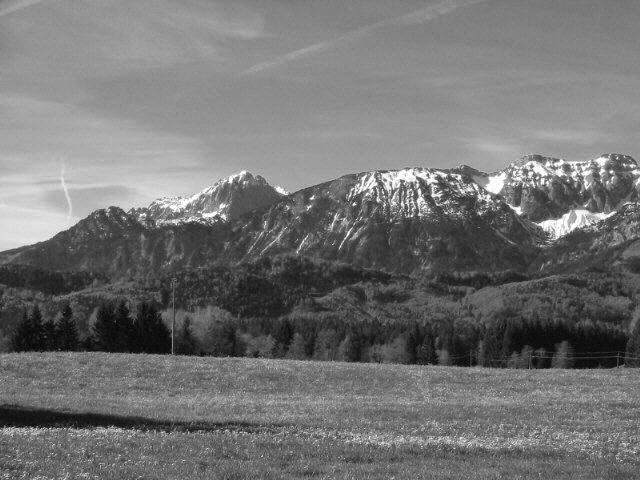
//> input picture sheet05/left.pgm, 640 x 480 px
$ ./exercise06 ../sheet05/left.pgm ../sheet05/right.pgm   (built with g++ and OpenCV 4)
//> lines starting //> are read from the running program, lines starting //| are printed output that depends on the picture
/**
 * Vorlesung: Bildbasierte Modellierung SS 2015
 * Professor: Prof. Dr.-Ing. Marcus Magnor
 * Betreuer: Felix Klose (klose@cg.cs.tu-bs.de)
 * Datum: 12.06.2015
 * Blatt: 6
 * Abgabe: Präsentation der bearbeiteten Aufgaben in der Übung am 19.06.2012.
 * URL: http://www.cg.cs.tu-bs.de/teaching/lectures/ss15/bbm/
 */

#include <ctime>
#include <vector>
#include <algorithm>
#include <limits>
#include <iostream>

#include <cv.h>
#include <highgui.h>

using namespace std;

class SimpleDisp {
public:
	static float calc(const cv::Mat &src1, const cv::Mat &src2, int x, int y, int dx, int w = 5, float lambda = 0 ) {
		if((x+dx) < 0 || (x+dx) >= src2.cols)
			return 0.0;
		const cv::Vec3f &v1 = src1.at<cv::Vec3f>(y,x);
		const cv::Vec3f &v2 = src2.at<cv::Vec3f>(y,x+dx);
		return abs(v1[0]-v2[0]) + abs(v1[1]-v2[1]) + abs(v1[2]-v2[2]);
	}
};

class SAD {
public:
	static float calc(const cv::Mat &src1, const cv::Mat &src2, int x, int y, int dx, int w = 5, float lambda = 0 ) {
		float val = 0;
		for(int i = -w/2; i <= w/2; ++i) {
			for(int j = -w/2; j <= w/2; ++j) {
				if(y+i < 0 || x+j < 0 || x+j+dx < 0 || y+i >= src1.rows || x+j >= src1.cols || x+j+dx >= src1.cols)
					continue;
				const cv::Vec3f &v1 = src1.at<cv::Vec3f>(y+i,x+j);
				const cv::Vec3f &v2 = src2.at<cv::Vec3f>(y+i,x+j+dx);
				val += abs(v1[0]-v2[0]) + abs(v1[1]-v2[1]) + abs(v1[2]-v2[2]);
			}
		}
		return val;
	}
};

class SSD {
public:
	static float calc(const cv::Mat &src1, const cv::Mat &src2, int x, int y, int dx, int w = 5, float lambda = 0 ) {
		float val = 0;
		for(int i = -w/2; i <= w/2; ++i) {
			for(int j = -w/2; j <= w/2; ++j) {
				if(y+i < 0 || x+j < 0 || x+j+dx < 0 || y+i >= src1.rows || x+j >= src1.cols || x+j+dx >= src1.cols)
					continue;
				const cv::Vec3f &v1 = src1.at<cv::Vec3f>(y+i,x+j);
				const cv::Vec3f &v2 = src2.at<cv::Vec3f>(y+i,x+j+dx);
				float v = abs(v1[0]-v2[0]) + abs(v1[1]-v2[1]) + abs(v1[2]-v2[2]);
				val += (v*v);
			}
		}
		return val;
	}
};

/**
* Test: || y -x ||²_2 + |Lß|_1
*/

class SmoothConstraint {
public:
	static cv::Mat smap;
	static float calc(const cv::Mat &src1, const cv::Mat &src2, int x, int y, int dx, int w = 5, float lambda = 0) {
		if((x+dx) < 0 || (x+dx) >= src2.cols)
			return 0.0;
		const cv::Vec3f &v1 = src1.at<cv::Vec3f>(y,x);
		const cv::Vec3f &v2 = src2.at<cv::Vec3f>(y,x+dx);

		float val =  abs(v1[0]-v2[0]) + abs(v1[1]-v2[1]) + abs(v1[2]-v2[2]);

		if(x-w/2 < 0 || x+w/2 >= src1.cols || x+dx-w/2 < 0 || x+dx+w/2 >= src2.cols || y-w/2 < 0 || y+w/2 >= src2.rows)
			return val;

		/*cv::Mat src1_wb, src2_wb;
		cv::copyMakeBorder(src1, src1_wb, w/2, w/2, w/2, w/2, IPL_BORDER_CONSTANT, cv::Scalar(0));
		cv::copyMakeBorder(src2, src2_wb, w/2, w/2, w/2, w/2, IPL_BORDER_CONSTANT, cv::Scalar(0));  */

		cv::Rect r1(x-w/2, y-w/2, w, w),
				 r2(x + dx - w/2, y - w/2, w, w);

		cv::Mat diff = src1(r1).clone()-src2(r2).clone();
		//apply laplacian operator
		cv::Laplacian(diff, diff, CV_32F, w);
		//apply l1 norm
		float t = lambda * (float)cv::norm(diff, CV_L1);
		val += t;

		SmoothConstraint::smap.at<float>(y,x) = t;

		return val;
	}
};
cv::Mat SmoothConstraint::smap = cv::Mat();

template<typename D>
void createDepthMap(const cv::Mat &src1, const cv::Mat &src2, cv::Mat &dst, int radius_from = -10, int radius_to = 10, int w = 5, float lambda = 0 ) {
	cv::Mat src1_clone = src1.clone();
	src1_clone.convertTo(src1_clone, CV_32FC3);
	cv::Mat src2_clone = src2.clone();
	src2_clone.convertTo(src2_clone, CV_32FC3);

	dst = cv::Mat(src1.rows, src1.cols, CV_32F);

	float min_value = numeric_limits<float>::infinity();
	float max_value = -numeric_limits<float>::infinity();

	for(int x = 0; x < src1.cols; ++x) {
		for(int y = 0; y < src1.rows; ++y) {

			float best_radius = 0;
			float min_error = numeric_limits<float>::infinity();
			// => rektifiziert, horizontal reicht?
			for(int rx = radius_from; rx <= radius_to; ++rx) {

				float d = D::calc(src1_clone, src2_clone, x, y, rx, w, lambda);

				if(d < min_error) {
					best_radius = rx;
					min_error = d;
				}
			}
			if(best_radius < min_value) min_value = best_radius;
			if(best_radius > max_value) max_value = best_radius;
			dst.at<float>(y,x) = best_radius;
		}
	}
	///scale map
	for(int x = 0; x < dst.cols; ++x) {
		for(int y = 0; y < dst.rows; ++y) {
			//dst.at<float>(y,x) /= max_dist;
			dst.at<float>(y,x) = 1.0f - (dst.at<float>(y,x) - min_value) / (max_value - min_value);
		}
	}
}

int main(int argc, char *argv[]) {
	if(argc<3){
		cout << "Usage: bbm6 <image-file-name1> <image-file-name2>" << endl;
		exit(0);
	}

	// create a window
	cvNamedWindow("Simple Depth", CV_WINDOW_AUTOSIZE);
	cvMoveWindow("Simple Depth", 100, 100);

	cvNamedWindow("SAD", CV_WINDOW_AUTOSIZE);
	cvMoveWindow("SAD", 100, 100);

	cvNamedWindow("SSD", CV_WINDOW_AUTOSIZE);
	cvMoveWindow("SSD", 100, 100);

	cvNamedWindow("Smooth", CV_WINDOW_AUTOSIZE);
	cvMoveWindow("Smooth", 100, 100);
	// load an image
	IplImage *img1 = cvLoadImage(argv[1]);
//> img1 is the input picture: 480 rows x 640 cols, CV_8UC3; min 7, max 255, mean 114.5
	IplImage *img2 = cvLoadImage(argv[2]);
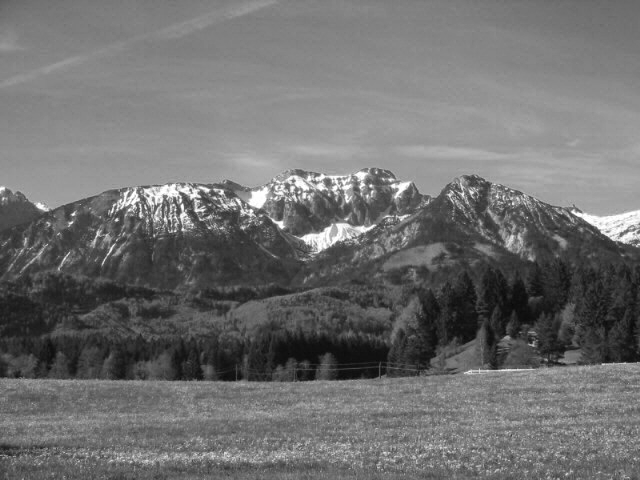
//> input picture sheet05/right.pgm, 640 x 480 px
//> img2 is the input picture: 480 rows x 640 cols, CV_8UC3; min 8, max 255, mean 111.5

	if(!img1 || !img2) {
		cout << "Could not load image file: " << argv[1] << " or " << argv[2] << endl;
		exit(1);
	}

	//Convert to suitable format
	IplImage* img1f = cvCreateImage(cvGetSize(img1), IPL_DEPTH_32F, img1->nChannels);
	IplImage* img2f = cvCreateImage(cvGetSize(img2), IPL_DEPTH_32F, img2->nChannels);

	cvConvertScale(img1, img1f, 1.0/255.0);
	cvConvertScale(img2, img2f, 1.0/255.0);

	//Create depth map
	//IplImage* depth = cvCreateImage(cvGetSize(img2), IPL_DEPTH_32F, 1);
	cv::Mat depth;
	/**
	 * Aufgabe: Erzeugen einer Tiefenkarte (10 Punkte)
	 *
	 * Es soll für ein Stereo-Bildpaar eine Tiefenkarte erzeugt werden.  Die beiden
	 * Bilder können als bereits rektifiziert angenommen werden.  Es ist also eine
	 * Disparität für jeden Pixel zu schätzen.  Der Suchradius soll dabei
	 * vorgegeben werden können.  Der Pixel in Bild 1 an der Position $\vec{x}_1$
	 * ist beschrieben durch einen Deskriptor $d_1(\vec{x}_1)$.  Für jeden Pixel
	 * $\vec{x}_2$ innerhalb des Suchradius muss nun der Deskriptor
	 * $d_2(\vec{x}_2)$ mit $d_1$ verglichen werden.  Verwende als Deskriptor
	 * zunächst einfach die Farbe des Pixels.  Zeige die erzeugte Tiefenkarte in
	 * einem Fenster an.
	 */

/* TODO */
        createDepthMap<SimpleDisp>(img1f,img2f,depth,-60,10);
//> after the loop in createDepthMap, `for(int x = 0; x < src1.cols; ++x)`:
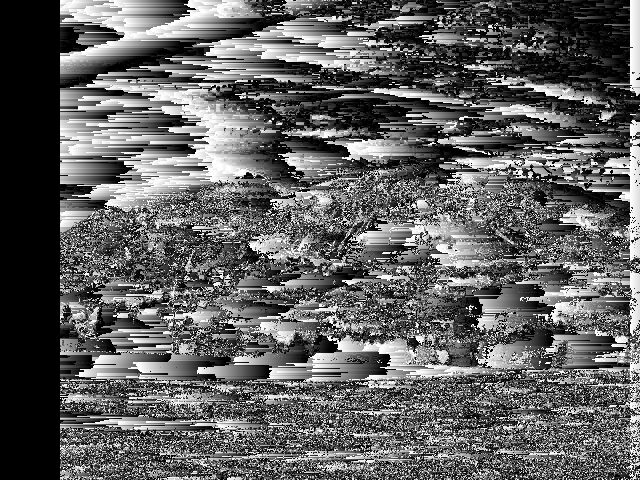
//> dst: 480 rows x 640 cols, CV_32FC1; min -60, max 10, mean -33.46; drawn with min black and max white
//> after the loop in createDepthMap, `for(int x = 0; x < src1.cols; ++x)`: min_value = -60; max_value = 10
//> after the loop in createDepthMap, `for(int x = 0; x < dst.cols; ++x)`:
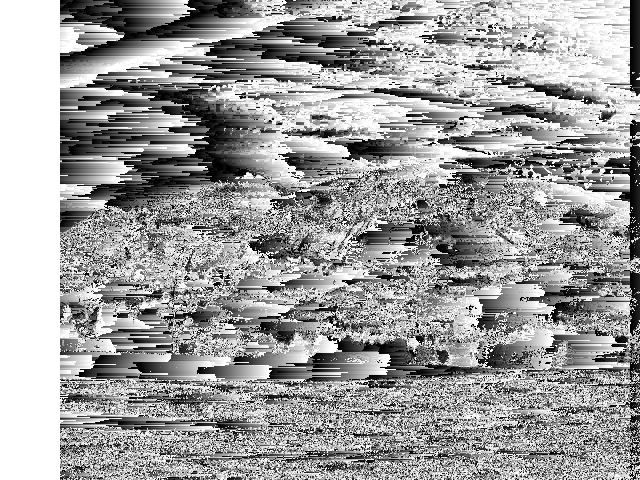
//> dst: 480 rows x 640 cols, CV_32FC1; min 0, max 1, mean 0.621
        cv::imshow("Simple Depth",depth);
	cv::waitKey(0);

	/**
	 * Aufgabe: Robustere Methoden (20 Punkte)
	 *
	 * In dieser Aufgabe soll die Tiefenschätzung robuster gegenüber Fehlern
	 * gemacht werden.  Hier ist Eure Kreativität gefragt.  Überlegt Euch wie die
	 * Disparität zuverlässiger bestimmt werden kann und implementiert Euren
	 * Ansatz.  Möglich wären zum Beispiel:
	 * - bessere Deskriptoren, etwa ein Fenster von mehreren Pixeln Breite
	 * - Regularisierung, d.h. benachbarte Pixel sollten ähnliche Tiefenwerte
	 *   haben, auch wenn dadurch die Deskriptor etwas weniger gut passen; dazu
	 *   könnte man beispielsweise mit der Lösung der ersten Aufgabe beginnen und
	 *   in einem zweiten Schritt die Disparitäten der Nachbarpixel in den
	 *   Deskriptor mit einbauen. Das Ganze würde man dann solange wiederholen, bis
	 *   sich nichts mehr ändert.
	 */

/* TODO */
	createDepthMap<SAD>(img1f,img2f,depth, -60, 10);
//> call 2 of createDepthMap, with radius_from = -60, radius_to = 10, w = 5, lambda = 0
//> the loop in createDepthMap (call 2), `for(int x = 0; x < src1.cols; ++x)` made 640 passes
//> max_value on passes 1 to 3: -60, -60, -60
//> after the loop in createDepthMap (call 2), `for(int x = 0; x < src1.cols; ++x)`:
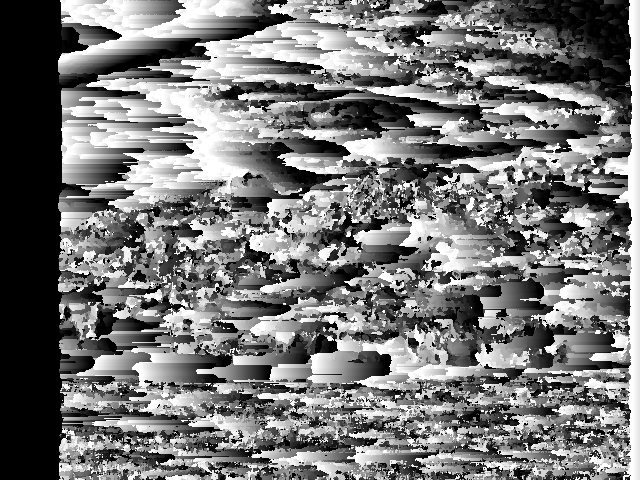
//> dst: 480 rows x 640 cols, CV_32FC1; min -60, max 10, mean -27.55; drawn with min black and max white
//> after the loop in createDepthMap (call 2), `for(int x = 0; x < src1.cols; ++x)`: min_value = -60; max_value = 10
//> after the loop in createDepthMap (call 2), `for(int x = 0; x < dst.cols; ++x)`:
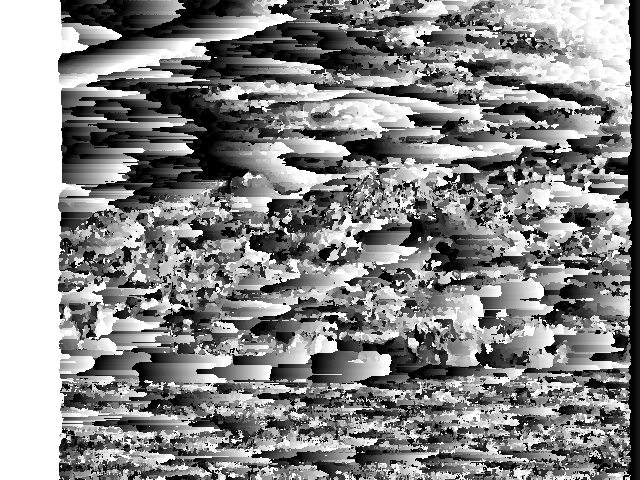
//> dst: 480 rows x 640 cols, CV_32FC1; min 0, max 1, mean 0.536
        cv::imshow("SAD",depth);
	cv::waitKey(0);

	createDepthMap<SSD>(img1f,img2f,depth, -60, 10);
//> call 3 of createDepthMap, with radius_from = -60, radius_to = 10, w = 5, lambda = 0
//> the loop in createDepthMap (call 3), `for(int x = 0; x < src1.cols; ++x)` made 640 passes
//> after the loop in createDepthMap (call 3), `for(int x = 0; x < src1.cols; ++x)`:
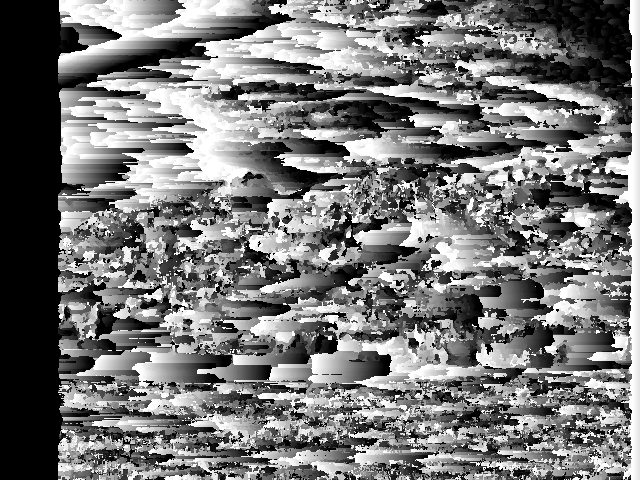
//> dst: 480 rows x 640 cols, CV_32FC1; min -60, max 10, mean -27.45; drawn with min black and max white
//> after the loop in createDepthMap (call 3), `for(int x = 0; x < src1.cols; ++x)`: min_value = -60; max_value = 10
//> after the loop in createDepthMap (call 3), `for(int x = 0; x < dst.cols; ++x)`:
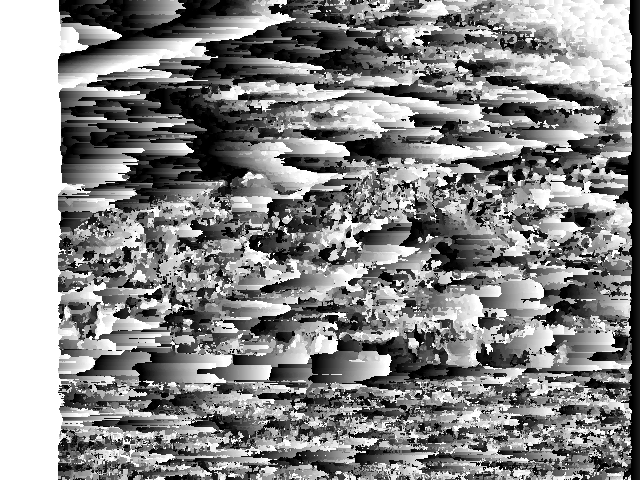
//> dst: 480 rows x 640 cols, CV_32FC1; min 0, max 1, mean 0.535
	cv::imshow("SSD",depth);
	cv::waitKey(0);

	SmoothConstraint::smap = cv::Mat(depth.rows, depth.cols, CV_32F);

	createDepthMap<SmoothConstraint>(img1f,img2f,depth, -60, 10, 5, 3.0);
//> (the run ends here: the time limit is reached, at `cv::Laplacian(diff, diff, CV_32F, w);`)
